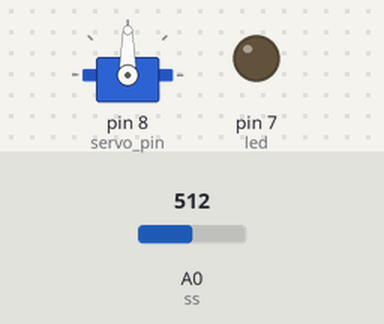
Bench run of a sketch on a simulated Arduino Uno, built with avr-gcc and run on an emulated ATmega328P. Shown: servo, output pins drawn as LEDs (lit = HIGH). The test bench sets the inputs (shaded band); at power-on: A0 (ss) = 512.

Above: at 1.2 s.
1.3 s: A0 (ss) set to 623
2.8 s: A0 (ss) set to 653
At 3.6 s:
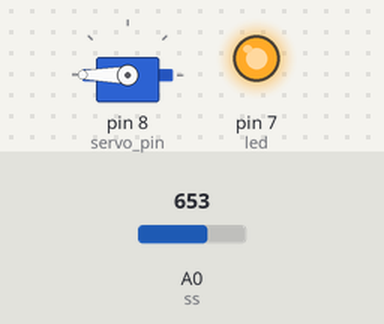
5.8 s: A0 (ss) set to 630
At 6.2 s:
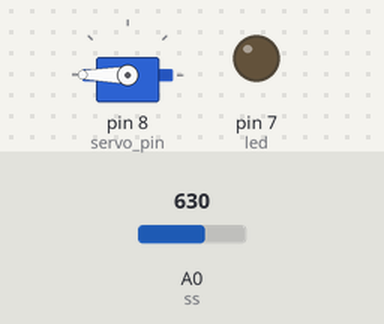
7.3 s: A0 (ss) set to 650
At 8.1 s:
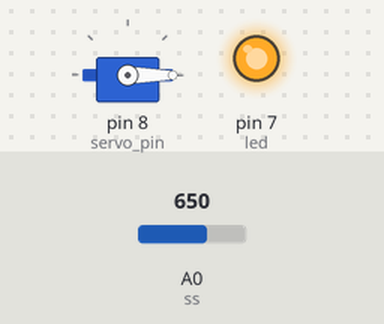
Timing chart, 0 to 11.3 s (numbered marks = the images above; inputs shaded):
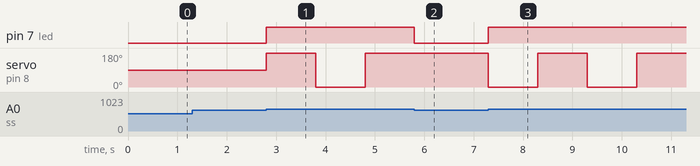

Measured:
- the behaviour switches between 640 and 641 on A0 (ss) (found by bisection; images 0 and 1)
- after the input at 1.3 s, every drawn part: stays the same
- after the input at 2.8 s, pin 7 (led): LOW → HIGH at once; servo on pin 8 (servo_pin): 90° → 180° at once, → 0° 1.0 s later, → 180° 1.0 s later
- after the input at 5.8 s, pin 7 (led): HIGH → LOW at once; servo on pin 8 (servo_pin): stays 180° (without the input it goes to 0° after 0.00 s)
- after the input at 7.3 s, pin 7 (led): LOW → HIGH at once; servo on pin 8 (servo_pin): alternates 180° for 1.0 s and 0° for 1.0 s, starting at once

The sketch:

Sound_activated_servo.ino
```cpp
#include <Servo.h>

const int ss = 0;
const int led = 7;

int level;
const int maxdb = 640;

const int servo_pin = 8;
int checker = false;


Servo motor;


void setup() {
  motor.attach(servo_pin);
  pinMode(led,OUTPUT);
  Serial.begin(9600);

}

void loop() {
  level = analogRead(ss);
  if(level>maxdb && checker == false){
    digitalWrite(led,HIGH);
    motor.write(180);
    delay(1000);
    digitalWrite(led,LOW);
    checker = true;
  }
  else if(level>maxdb && checker == true){
    digitalWrite(led,HIGH);
    motor.write(0);
    delay(1000);
    digitalWrite(led,LOW);
    checker = false;
  }
  else{
    digitalWrite(led,LOW);
  }
}
```
